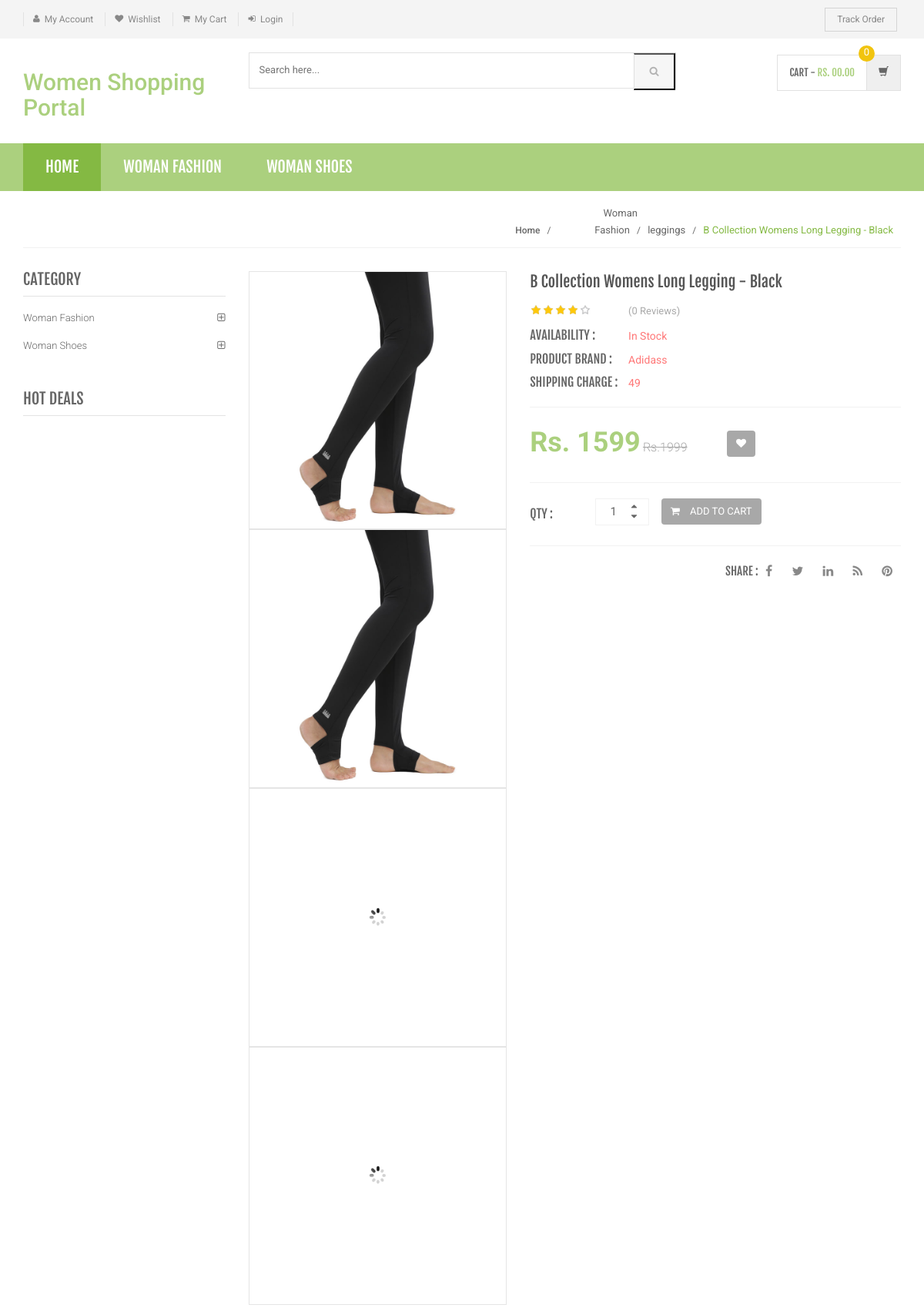
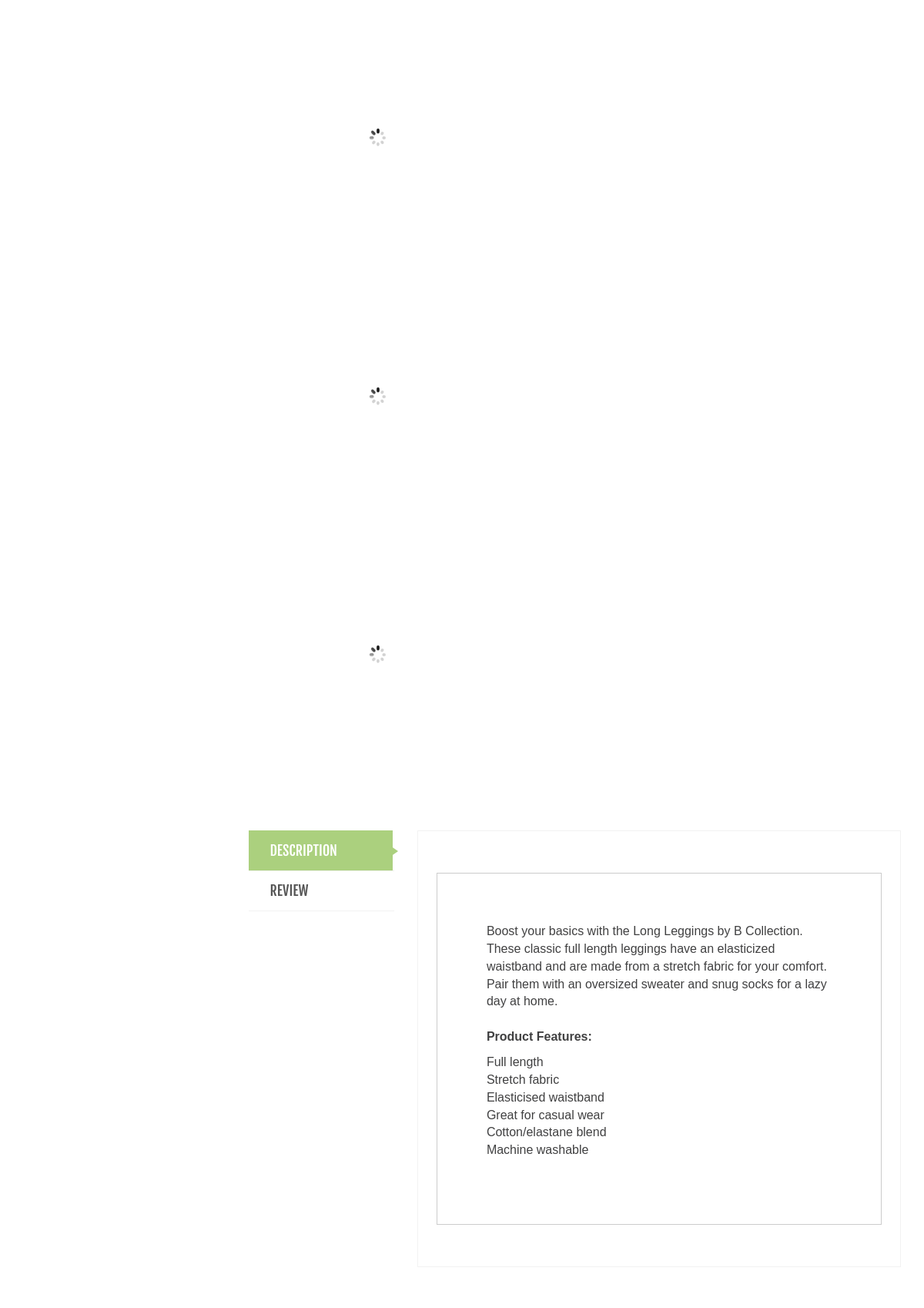
/product-details.php?pid=1 (upper part), run on the app's committed database (2 pictures, top to bottom).
### tables this page shows
CREATE TABLE IF NOT EXISTS `category` (
  `id` int(11) NOT NULL AUTO_INCREMENT,
  `categoryName` varchar(255) DEFAULT NULL,
  `categoryDescription` longtext,
  `creationDate` timestamp NOT NULL DEFAULT CURRENT_TIMESTAMP,
  `updationDate` varchar(255) DEFAULT NULL,
  PRIMARY KEY (`id`)
);

CREATE TABLE IF NOT EXISTS `products` (
  `id` int(11) NOT NULL AUTO_INCREMENT,
  `category` int(11) NOT NULL,
  `subCategory` int(11) DEFAULT NULL,
  `productName` varchar(255) DEFAULT NULL,
  `productCompany` varchar(255) DEFAULT NULL,
  `productPrice` int(11) DEFAULT NULL,
  `productPriceBeforeDiscount` int(11) DEFAULT NULL,
  `productDescription` longtext,
  `productImage1` varchar(255) DEFAULT NULL,
  `productImage2` varchar(255) DEFAULT NULL,
  `productImage3` varchar(255) DEFAULT NULL,
  `shippingCharge` int(11) DEFAULT NULL,
  `productAvailability` varchar(255) DEFAULT NULL,
  `postingDate` timestamp NULL DEFAULT CURRENT_TIMESTAMP,
  `updationDate` varchar(255) DEFAULT NULL,
  PRIMARY KEY (`id`)
);

CREATE TABLE IF NOT EXISTS `subcategory` (
  `id` int(11) NOT NULL AUTO_INCREMENT,
  `categoryid` int(11) DEFAULT NULL,
  `subcategory` varchar(255) DEFAULT NULL,
  `creationDate` timestamp NULL DEFAULT CURRENT_TIMESTAMP,
  `updationDate` varchar(255) DEFAULT NULL,
  PRIMARY KEY (`id`)
);

### product-details.php (the view, shortened to what this page needs)
<?php
include('includes/config.php');
$pid=intval($_GET['pid']);
?>
<!DOCTYPE html>
<html lang="en">
	<head>
	    <link rel="stylesheet" href="assets/css/bootstrap.min.css">
	    <link rel="stylesheet" href="assets/css/main.css">
	    <link rel="stylesheet" href="assets/css/green.css">
	    <link rel="stylesheet" href="assets/css/owl.carousel.css">
		<link rel="stylesheet" href="assets/css/owl.transitions.css">
		<link href="assets/css/lightbox.css" rel="stylesheet">
		<link rel="stylesheet" href="assets/css/animate.min.css">
		<link rel="stylesheet" href="assets/css/rateit.css">
		<link rel="stylesheet" href="assets/css/bootstrap-select.min.css">
		<link rel="stylesheet" href="assets/css/config.css">
		<link href="assets/css/green.css" rel="alternate stylesheet" title="Green color">
		<link href="assets/css/blue.css" rel="alternate stylesheet" title="Blue color">
		<link href="assets/css/red.css" rel="alternate stylesheet" title="Red color">
		<link href="assets/css/orange.css" rel="alternate stylesheet" title="Orange color">
		<link href="assets/css/dark-green.css" rel="alternate stylesheet" title="Darkgreen color">
		<link rel="stylesheet" href="assets/css/font-awesome.min.css">
	</head>
    <body class="cnt-home">
<header class="header-style-1">
<?php include('includes/top-header.php');?>
<?php include('includes/main-header.php');?>
<?php include('includes/menu-bar.php');?>
</header>
<div class="breadcrumb">
	<div class="container">
		<div class="breadcrumb-inner">
<?php
$ret=mysqli_query($con,"select category.categoryName as catname,subCategory.subcategory as subcatname,products.productName as pname from products join category on category.id=products.category join subcategory on subcategory.id=products.subCategory where products.id='$pid'");
while ($rw=mysqli_fetch_array($ret)) {
?>
			<ul class="list-inline list-unstyled">
				<li><a href="index.php">Home</a></li>
				<li><?php echo htmlentities($rw['catname']);?></a></li>
				<li><?php echo htmlentities($rw['subcatname']);?></li>
				<li class='active'><?php echo htmlentities($rw['pname']);?></li>
			</ul>
			<?php }?>
		</div>
	</div>
</div>
<div class="body-content outer-top-xs">
	<div class='container'>
		<div class='row single-product outer-bottom-sm '>
			<div class='col-md-3 sidebar'>
				<div class="sidebar-module-container">
<div class="sidebar-widget outer-bottom-xs wow fadeInUp">
	<h3 class="section-title">Category</h3>
	<div class="sidebar-widget-body m-t-10">
		<div class="accordion">
		            <?php $sql=mysqli_query($con,"select id,categoryName  from category");
while($row=mysqli_fetch_array($sql))
{
    ?>
	    	<div class="accordion-group">
	            <div class="accordion-heading">
	                <a href="category.php?cid=<?php echo $row['id'];?>"  class="accordion-toggle collapsed">
	                   <?php echo $row['categoryName'];?>
	                </a>
	            </div>
	        </div>
	        <?php } ?>
	    </div>
	</div>
</div>
<div class="sidebar-widget hot-deals wow fadeInUp">
	<h3 class="section-title">hot deals</h3>
</div>
				</div>
			</div>
<?php
$ret=mysqli_query($con,"select * from products where id='$pid'");
while($row=mysqli_fetch_array($ret))
{
?>
			<div class='col-md-9'>
				<div class="row  wow fadeInUp">
					     <div class="col-xs-12 col-sm-6 col-md-5 gallery-holder">
    <div class="product-item-holder size-big single-product-gallery small-gallery">
        <div id="owl-single-product">
 <div class="single-product-gallery-item" id="slide1">
                <a data-lightbox="image-1" data-title="<?php echo htmlentities($row['productName']);?>" href="admin/productimages/<?php echo htmlentities($row['id']);?>/<?php echo htmlentities($row['productImage1']);?>">
                    <img class="img-responsive" alt="" src="assets/images/blank.gif" data-echo="admin/productimages/<?php echo htmlentities($row['id']);?>/<?php echo htmlentities($row['productImage1']);?>" width="370" height="350" />
                </a>
            </div>
            <div class="single-product-gallery-item" id="slide1">
                <a data-lightbox="image-1" data-title="<?php echo htmlentities($row['productName']);?>" href="admin/productimages/<?php echo htmlentities($row['id']);?>/<?php echo htmlentities($row['productImage1']);?>">
                    <img class="img-responsive" alt="" src="assets/images/blank.gif" data-echo="admin/productimages/<?php echo htmlentities($row['id']);?>/<?php echo htmlentities($row['productImage1']);?>" width="370" height="350" />
                </a>
            </div>
            <div class="single-product-gallery-item" id="slide2">
                <a data-lightbox="image-1" data-title="Gallery" href="admin/productimages/<?php echo htmlentities($row['id']);?>/<?php echo htmlentities($row['productImage2']);?>">
                    <img class="img-responsive" alt="" src="assets/images/blank.gif" data-echo="admin/productimages/<?php echo htmlentities($row['id']);?>/<?php echo htmlentities($row['productImage2']);?>" />
                </a>
            </div>
            <div class="single-product-gallery-item" id="slide3">
                <a data-lightbox="image-1" data-title="Gallery" href="admin/productimages/<?php echo htmlentities($row['id']);?>/<?php echo htmlentities($row['productImage3']);?>">
                    <img class="img-responsive" alt="" src="assets/images/blank.gif" data-echo="admin/productimages/<?php echo htmlentities($row['id']);?>/<?php echo htmlentities($row['productImage3']);?>" />
                </a>
            </div>
        </div>
        <div class="single-product-gallery-thumbs gallery-thumbs">
            <div id="owl-single-product-thumbnails">
                <div class="item">
                    <a class="horizontal-thumb active" data-target="#owl-single-product" data-slide="1" href="#slide1">
                        <img class="img-responsive"  alt="" src="assets/images/blank.gif" data-echo="admin/productimages/<?php echo htmlentities($row['id']);?>/<?php echo htmlentities($row['productImage1']);?>" />
                    </a>
                </div>
            <div class="item">
                    <a class="horizontal-thumb" data-target="#owl-single-product" data-slide="2" href="#slide2">
                        <img class="img-responsive" width="85" alt="" src="assets/images/blank.gif" data-echo="admin/productimages/<?php echo htmlentities($row['id']);?>/<?php echo htmlentities($row['productImage2']);?>"/>
                    </a>
                </div>
                <div class="item">
                    <a class="horizontal-thumb" data-target="#owl-single-product" data-slide="3" href="#slide3">
                        <img class="img-responsive" width="85" alt="" src="assets/images/blank.gif" data-echo="admin/productimages/<?php echo htmlentities($row['id']);?>/<?php echo htmlentities($row['productImage3']);?>" height="200" />
                    </a>
                </div>
            </div>
        </div>
    </div>
</div>
					<div class='col-sm-6 col-md-7 product-info-block'>
						<div class="product-info">
							<h1 class="name"><?php echo htmlentities($row['productName']);?></h1>
<?php $rt=mysqli_query($con,"select * from productreviews where productId='$pid'");
$num=mysqli_num_rows($rt);
?>
							<div class="rating-reviews m-t-20">
								<div class="row">
									<div class="col-sm-3">
										<div class="rating rateit-small"></div>
									</div>
									<div class="col-sm-8">
										<div class="reviews">
											<a href="#" class="lnk">(<?php echo htmlentities($num);?> Reviews)</a>
										</div>
									</div>
								</div>
							</div>
							<div class="stock-container info-container m-t-10">
								<div class="row">
									<div class="col-sm-3">
										<div class="stock-box">
											<span class="label">Availability :</span>
										</div>
									</div>
									<div class="col-sm-9">
										<div class="stock-box">
											<span class="value"><?php echo htmlentities($row['productAvailability']);?></span>
										</div>
									</div>
								</div>
							</div>
<div class="stock-container info-container m-t-10">
								<div class="row">
									<div class="col-sm-3">
										<div class="stock-box">
											<span class="label">Product Brand :</span>
										</div>
									</div>
									<div class="col-sm-9">
										<div class="stock-box">
											<span class="value"><?php echo htmlentities($row['productCompany']);?></span>
										</div>
									</div>
								</div>
							</div>
<div class="stock-container info-container m-t-10">
								<div class="row">
									<div class="col-sm-3">
										<div class="stock-box">
											<span class="label">Shipping Charge :</span>
										</div>
									</div>
									<div class="col-sm-9">
										<div class="stock-box">
											<span class="value"><?php if($row['shippingCharge']==0)
											{
												echo "Free";
											}
											else
											{
												echo htmlentities($row['shippingCharge']);
											}
											?></span>
										</div>
									</div>
								</div>
							</div>
							<div class="price-container info-container m-t-20">
								<div class="row">
									<div class="col-sm-6">
										<div class="price-box">
											<span class="price">Rs. <?php echo htmlentities($row['productPrice']);?></span>
											<span class="price-strike">Rs.<?php echo htmlentities($row['productPriceBeforeDiscount']);?></span>
										</div>
									</div>
									<div class="col-sm-6">
										<div class="favorite-button m-t-10">
											<a class="btn btn-primary" data-toggle="tooltip" data-placement="right" title="Wishlist" href="product-details.php?pid=<?php echo htmlentities($row['id'])?>&&action=wishlist">
											    <i class="fa fa-heart"></i>
											</a>
										</div>
									</div>
								</div>
							</div>
							<div class="quantity-container info-container">
								<div class="row">
									<div class="col-sm-2">
										<span class="label">Qty :</span>
									</div>
									<div class="col-sm-2">
										<div class="cart-quantity">
											<div class="quant-input">
								                <div class="arrows">
								                  <div class="arrow plus gradient"><span class="ir"><i class="icon fa fa-sort-asc"></i></span></div>
								                  <div class="arrow minus gradient"><span class="ir"><i class="icon fa fa-sort-desc"></i></span></div>
								                </div>
								                <input type="text" value="1">
							              </div>
							            </div>
									</div>
									<div class="col-sm-7">
										<a href="product-details.php?page=product&action=add&id=<?php echo $row['id']; ?>" class="btn btn-primary"><i class="fa fa-shopping-cart inner-right-vs"></i> ADD TO CART</a>
									</div>
								</div>
							</div>
							<div class="product-social-link m-t-20 text-right">
								<span class="social-label">Share :</span>
								<div class="social-icons">
						            <ul class="list-inline">
						                <li><a class="fa fa-facebook" href="http://facebook.com/transvelo"></a></li>
						                <li><a class="fa fa-twitter" href="#"></a></li>
						                <li><a class="fa fa-linkedin" href="#"></a></li>
						                <li><a class="fa fa-rss" href="#"></a></li>
						                <li><a class="fa fa-pinterest" href="#"></a></li>
						            </ul>
						        </div>
							</div>
						</div>
					</div>
				</div>
				<div class="product-tabs inner-bottom-xs  wow fadeInUp">
					<div class="row">
						<div class="col-sm-3">
							<ul id="product-tabs" class="nav nav-tabs nav-tab-cell">
								<li class="active"><a data-toggle="tab" href="#description">DESCRIPTION</a></li>
								<li><a data-toggle="tab" href="#review">REVIEW</a></li>
							</ul>
						</div>
						<div class="col-sm-9">
							<div class="tab-content">
								<div id="description" class="tab-pane in active">
									<div class="product-tab">
										<p class="text"><?php echo $row['productDescription'];?></p>
									</div>
								</div>
										</div>
							        </div>
								</div>
							</div>
						</div>
					</div>
				</div>
<?php $cid=$row['category'];
			$subcid=$row['subCategory']; } ?>
			</div>
</body>
</html>

### includes/menu-bar.php (shortened to what this page needs)
<div class="header-nav animate-dropdown">
    <div class="container">
        <div class="yamm navbar navbar-default" role="navigation">
            <div class="nav-bg-class">
                <div class="navbar-collapse collapse" id="mc-horizontal-menu-collapse">
	<div class="nav-outer">
		<ul class="nav navbar-nav">
			<li class="active dropdown yamm-fw">
				<a href="index.php" data-hover="dropdown" class="dropdown-toggle">Home</a>
			</li>
              <?php $sql=mysqli_query($con,"select id,categoryName  from category limit 6");
while($row=mysqli_fetch_array($sql))
{
    ?>
			<li class="dropdown yamm">
				<a href="category.php?cid=<?php echo $row['id'];?>"> <?php echo $row['categoryName'];?></a>
			</li>
			<?php } ?>
		</ul>
		<div class="clearfix"></div>
	</div>
</div>
            </div>
        </div>
    </div>
</div>

### data on the page
category: categoryName "WOMAN FASHION", categoryName "Woman Fashion"
category: categoryName "WOMAN SHOES", categoryName "Woman Shoes"
products: category.categoryName "Woman Fashion", subcategory.subcategory "leggings", productName "B Collection Womens Long Legging - Black", productImage1 (picture), num "0", productAvailability "In Stock", productCompany "Adidass", shippingCharge "49", productPrice "1599", productPriceBeforeDiscount "1999", productDescription "Boost your basics with the Long Leggings by B Collection. These classic full length leggings have an elasticized waistband and are made from a stretch fabric for your comfort. Pair them with an oversized sweater and snug socks for a lazy day at home. Product Features: Full length Stretch fabric Elasticised waistband Great for casual wear Cotton/elastane blend Machine washable"
